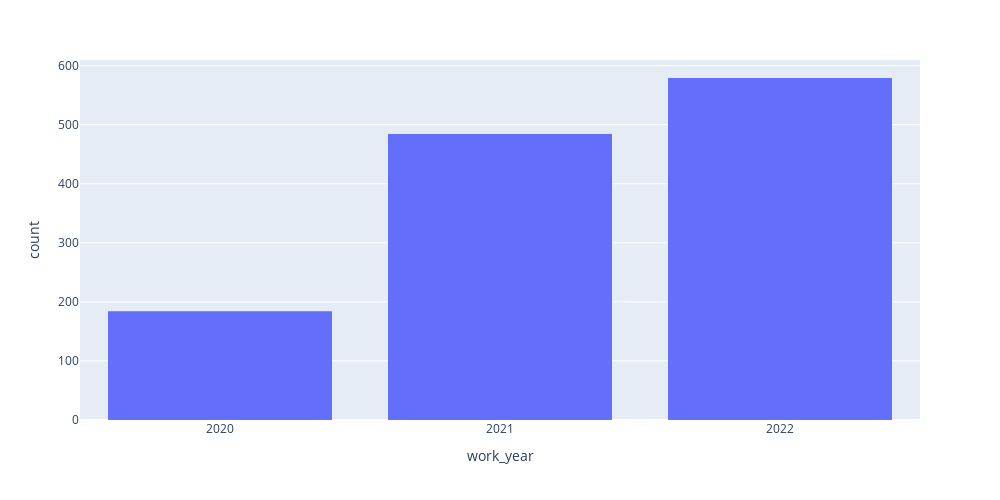

Here is the notebook cell this chart was saved with:
### Markdown cell above
# <div style="color:white;background-color:#1d1545;padding:3%;border-radius:50px 50px;font-size:1em;text-align:center">Investigating and Visualizing the Dataset</div>

### Code cell
fig = px.histogram(df.astype({'work_year':str}), x='work_year', 
                   category_orders={'work_year':['2020', '2021', '2022']}, 
                   width=1000, height=500)
fig.show()

### Figure 1 — Plotly figure (JSON) as saved in the notebook; plotly's stock layout.template omitted (floating-point values rounded to 4 significant figures; data arrays with more than 128 entries replaced by an {"elided": "..."} marker saying what was removed)
{"data": [{"alignmentgroup": "True", "bingroup": "x", "hovertemplate": "work_year=%{x}<br>count=%{y}<extra></extra>", "legendgroup": "", "marker": {"color": "#636efa", "pattern": {"shape": ""}}, "name": "", "offsetgroup": "", "orientation": "v", "showlegend": false, "type": "histogram", "x": {"elided": "1247 str values"}, "xaxis": "x", "yaxis": "y"}], "layout": {"barmode": "relative", "height": 500, "legend": {"tracegroupgap": 0}, "margin": {"t": 60}, "width": 1000, "xaxis": {"anchor": "y", "categoryarray": ["2020", "2021", "2022"], "categoryorder": "array", "domain": [0, 1], "title": {"text": "work_year"}}, "yaxis": {"anchor": "x", "domain": [0, 1], "title": {"text": "count"}}}}
